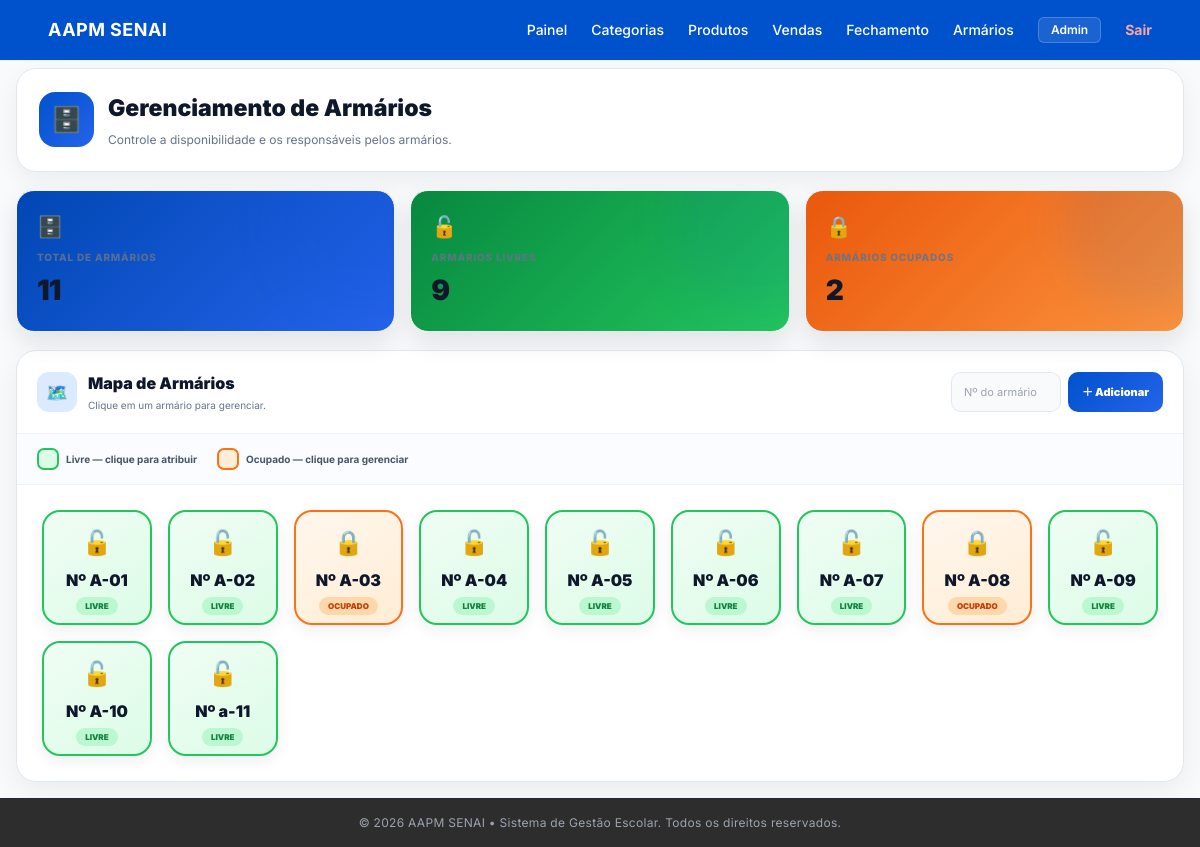
Before: /armarios/ (signed in) with the older database file.
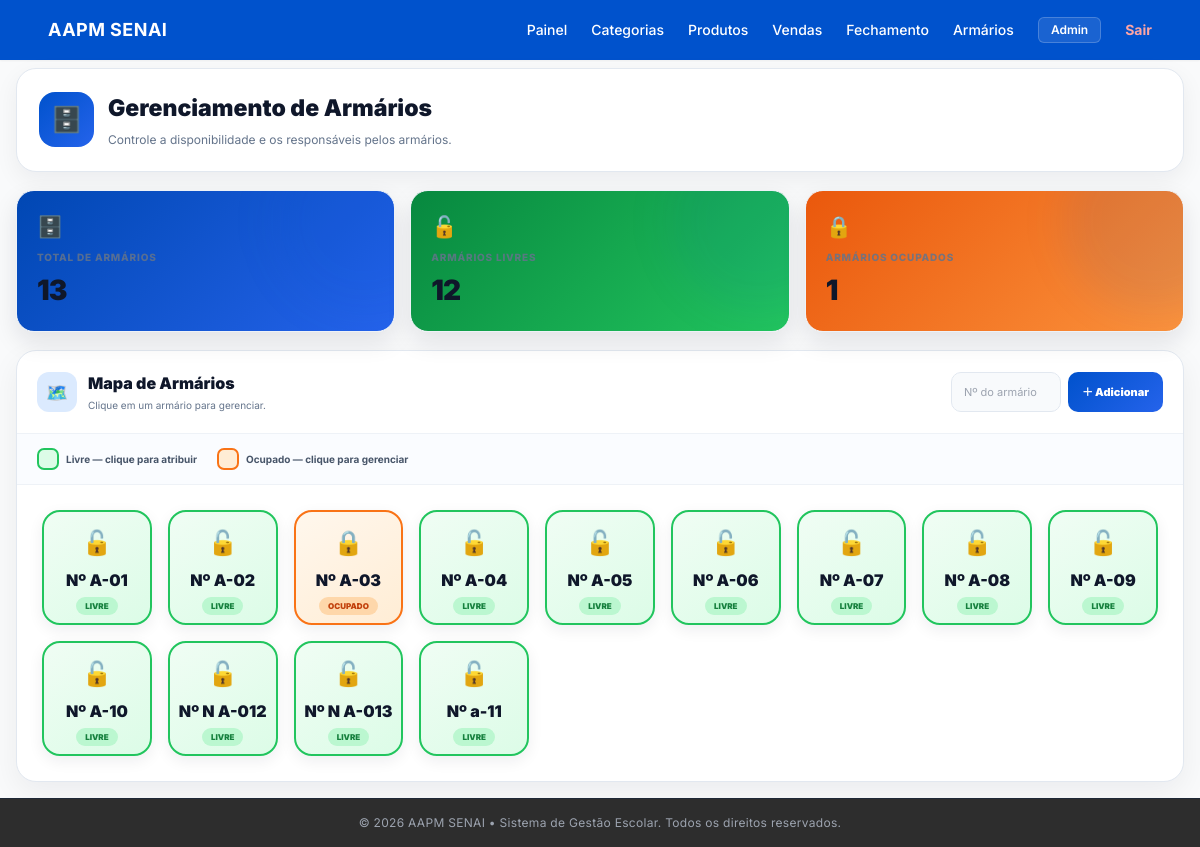
After: the same page with the newer database file.
### app/models/armario_model.py (models this page shows)
class Armario(Base):
    __tablename__ = "armarios"
    id           = Column(Integer, primary_key=True, autoincrement=True, index=True)
    numero       = Column(String(20), nullable=False, unique=True, index=True)
    localizacao  = Column(String(100), nullable=True)
    ocupado      = Column(Boolean, default=False)
    ativo        = Column(Boolean, default=True)
    usuario_id   = Column(Integer, ForeignKey("usuarios.id", ondelete="SET NULL"), nullable=True)
    usuario      = relationship("Usuario", foreign_keys=[usuario_id])
    atribuido_em = Column(DateTime, nullable=True)
    criado_em    = Column(DateTime, server_default=func.now())
    historico    = relationship("ArmarioHistorico", back_populates="armario", cascade="all, delete-orphan")

### app/controllers/armario_controller.py (the view)
@router.get("/")
def listar(request: Request, payload=Depends(get_current_user), db: Session=Depends(get_db)):
    u = _obj(payload)
    armarios = db.query(Armario).filter(Armario.ativo==True).order_by(Armario.numero).all()
    usuarios = db.query(Usuario).filter(Usuario.ativo==True).all()
    total=len(armarios); ocupados=sum(1 for a in armarios if a.ocupado)
    return templates.TemplateResponse(request=request, name="armarios/index.html",
        context={"request":request,"usuario":u,"armarios":armarios,"usuarios":usuarios,
                 "total":total,"ocupados":ocupados,"livres":total-ocupados})

### app/templates/armarios/index.html (shortened to what this page needs)
{% extends "base.html" %}
{% block internal_content %}
<div class="arm-wrap">
{% set q = request.query_params %}
<div class="page-header">
    <div class="page-heading">
        <div class="heading-icon">🗄️</div>
        <div class="heading-text">
            <h2>Gerenciamento de Armários</h2>
            <p>Controle a disponibilidade e os responsáveis pelos armários.</p>
        </div>
    </div>
</div>
<div class="stats-row">
    <div class="stat-card stat-blue">
        <div class="stat-icon">🗄️</div>
        <div class="stat-label">Total de armários</div>
        <div class="stat-value">{{ total }}</div>
    </div>
    <div class="stat-card stat-green">
        <div class="stat-icon">🔓</div>
        <div class="stat-label">Armários livres</div>
        <div class="stat-value">{{ livres }}</div>
    </div>
    <div class="stat-card stat-orange">
        <div class="stat-icon">🔒</div>
        <div class="stat-label">Armários ocupados</div>
        <div class="stat-value">{{ ocupados }}</div>
    </div>
</div>
<div class="panel">
    <div class="panel-header">
        <div class="panel-title-area">
            <div class="panel-title-icon">🗺️</div>
            <div>
                <div class="panel-title">Mapa de Armários</div>
                <div class="panel-subtitle">
                    Clique em um armário para gerenciar.
                </div>
            </div>
        </div>
        <form
            method="post"
            action="/armarios/novo"
            class="form-novo"
        >
            <input
                type="text"
                name="numero"
                placeholder="Nº do armário"
                required
            >
            <button type="submit" class="btn btn-blue">
                ＋ Adicionar
            </button>
        </form>
    </div>
    <div class="legenda">
        <div class="leg-item">
            <div class="leg-box leg-livre"></div>
            <span>Livre — clique para atribuir</span>
        </div>
        <div class="leg-item">
            <div class="leg-box leg-ocupado"></div>
            <span>Ocupado — clique para gerenciar</span>
        </div>
    </div>
    {% if armarios %}
    <div class="mapa-container">
        <div class="mapa-grid">
            {% for a in armarios %}
            <div
                class="arm-slot {{ 'ocupado' if a.ocupado else 'livre' }}"
                data-id="{{ a.id }}"
                data-numero="{{ a.numero }}"
                data-ocupado="{{ 'true' if a.ocupado else 'false' }}"
                data-usuario="{{ a.usuario.nome if a.ocupado and a.usuario else '' }}"
                data-local="{{ a.localizacao or '' }}"
                onclick="abrirModal(this)"
            >
                <div class="arm-ico">
                    {{ '🔒' if a.ocupado else '🔓' }}
                </div>
                <div class="arm-num">
                    Nº {{ a.numero }}
                </div>
                {% if a.ocupado and a.usuario %}
                <div class="arm-user-mini">
                </div>
                {% endif %}
                <div class="status-text">
                    {{ 'Ocupado' if a.ocupado else 'Livre' }}
                </div>
            </div>
            {% endfor %}
        </div>
    </div>
    {% endif %}
</div>
</div>
{% endblock internal_content %}

### app/templates/base.html (shortened to what this page needs)
<!DOCTYPE html>
<html lang="pt-br" class="h-full">
<head>
    <script src="https://cdn.tailwindcss.com"></script>
    <link rel="stylesheet" href="https://cdnjs.cloudflare.com/ajax/libs/font-awesome/6.4.0/css/all.min.css">
    <link rel="stylesheet" href="/static/css/style.css">
</head>
<body class="bg-gray-50 text-gray-900 min-h-screen flex flex-col">
    <nav class="w-full bg-[#0052cc] text-white px-6 md:px-12 py-4 flex justify-between items-center shadow-sm">
        <div class="text-lg font-bold tracking-wide">
            AAPM SENAI
        </div>
        <div class="flex items-center space-x-6 text-sm font-medium">
            {% if usuario %}
            <a href="/dashboard" class="hover:text-gray-200 transition">
                Painel
            </a>
            {% if usuario.role == 'ADMIN' %}
            <a href="/categorias" class="hover:text-gray-200 transition">
                Categorias
            </a>
            {% endif %}
            <a href="/produtos" class="hover:text-gray-200 transition">
                Produtos
            </a>
            <a href="/vendas" class="hover:text-gray-200 transition">
                Vendas
            </a>
            <a href="/fechamento" class="hover:text-gray-200 transition">
                Fechamento
            </a>
            <a href="/armarios" class="hover:text-gray-200 transition">
                Armários
            </a>
            <span class="bg-white/10 border border-white/20 px-3 py-1 rounded-md text-xs font-semibold">
                {{ usuario.nome }}
            </span>
            <a href="/auth/logout" class="text-red-300 hover:text-red-400 font-bold transition">
                Sair
            </a>
            {% else %}
            <a href="/auth/login"
                class="bg-orange-500 hover:bg-orange-600 text-white px-5 py-1.5 rounded font-semibold shadow-md transition">
                Login
            </a>
            {% endif %}
        </div>
    </nav>
    <main class="flex-grow px-4 pt-2 pb-4">
        <div class="w-full max-w-7xl mx-auto">
            {% block internal_content %}{% endblock %}
        </div>
    </main>
    <footer class="bg-[#2d2d2d] text-gray-400 text-center py-4 text-xs tracking-wide border-t border-gray-800">
        <p>&copy; 2026 AAPM SENAI • Sistema de Gestão Escolar. Todos os direitos reservados.</p>
    </footer>
</body>
</html>

### app/static/css/style.css (style rules this page uses)
:root { --blue:#0052cc; --orange:#ff6a00; --bg:#f5f7fb; --text:#0f172a; --muted:#64748b; }
body { margin:0; font-family:Inter, sans-serif; background: radial-gradient(circle at 10% 10%, rgba(0,82,204,.10), transparent 45%), radial-gradient(circle at 90% 20%, rgba(255,106,0,.08), transparent 45%), radial-gradient(circle at 50% 90%, rgba(0,82,204,.05), transparent 50%), var(--bg); }
.stats-row { display:grid; grid-template-columns:repeat(4,1fr); gap:18px; }
.stat-card { background:#ffffff; border-radius:18px; padding:20px; border:1px solid #eef2f7; box-shadow:0 10px 25px rgba(0,0,0,.05); position:relative; overflow:hidden; transition:.25s; }
.stat-card::before { content:""; position:absolute; width:180px; height:180px; top:-60px; right:-60px; border-radius:50%; background:rgba(0,82,204,.08); filter:blur(20px); z-index:0; }
.stat-card * { position:relative; z-index:2; }
.stat-label { font-size:11px; font-weight:800; color:var(--muted); text-transform:uppercase; letter-spacing:.8px; }
.stat-value { font-size:32px; font-weight:900; margin-top:10px; color:var(--text); letter-spacing:-1px; }

### app/templates/base.html (style rules this page uses)
body { font-family: 'Inter', sans-serif; }

Changed rows visible on the page:
changed Armario (number 8 of 13 on the later page): ocupado "🔒" → "🔓"; ocupado "OCUPADO" → "LIVRE"
added Armario: ocupado "🔓", numero "N A-012", ocupado "LIVRE"
added Armario: ocupado "🔓", numero "N A-013", ocupado "LIVRE"
Other visible differences:
{{ total }}: "11" → "13"
{{ livres }}: "9" → "12"
{{ ocupados }}: "2" → "1"
